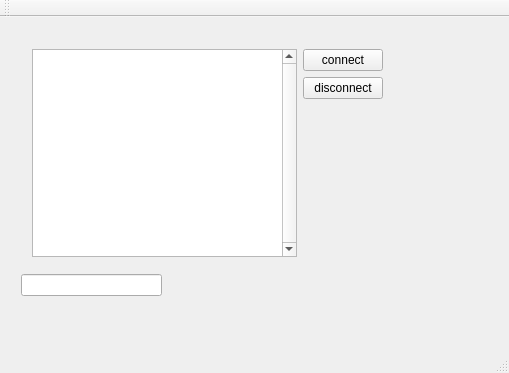
<?xml version="1.0" encoding="UTF-8"?>
<ui version="4.0">
 <class>MainWindow</class>
 <widget class="QMainWindow" name="MainWindow">
  <property name="enabled">
   <bool>true</bool>
  </property>
  <property name="geometry">
   <rect>
    <x>0</x>
    <y>0</y>
    <width>509</width>
    <height>373</height>
   </rect>
  </property>
  <property name="windowTitle">
   <string>QTCPClient</string>
  </property>
  <property name="styleSheet">
   <string notr="true"/>
  </property>
  <widget class="QWidget" name="centralWidget">
   <property name="autoFillBackground">
    <bool>true</bool>
   </property>
   <widget class="QWidget" name="mywidget" native="true">
    <property name="geometry">
     <rect>
      <x>10</x>
      <y>10</y>
      <width>395</width>
      <height>280</height>
     </rect>
    </property>
    <layout class="QVBoxLayout" name="verticalLayout_2">
     <item>
      <widget class="QWidget" name="widget" native="true">
       <layout class="QHBoxLayout" name="horizontalLayout_2">
        <item>
         <widget class="QTextBrowser" name="textBrowser_receivedMessages">
          <property name="font">
           <font>
            <family>Arial</family>
            <pointsize>9</pointsize>
           </font>
          </property>
          <property name="verticalScrollBarPolicy">
           <enum>Qt::ScrollBarAlwaysOn</enum>
          </property>
          <property name="horizontalScrollBarPolicy">
           <enum>Qt::ScrollBarAlwaysOff</enum>
          </property>
          <property name="sizeAdjustPolicy">
           <enum>QAbstractScrollArea::AdjustToContents</enum>
          </property>
          <property name="documentTitle">
           <string/>
          </property>
         </widget>
        </item>
        <item>
         <layout class="QVBoxLayout" name="verticalLayout">
          <item>
           <widget class="QPushButton" name="connectbtn">
            <property name="text">
             <string>connect</string>
            </property>
           </widget>
          </item>
          <item>
           <widget class="QPushButton" name="disconnectbtn">
            <property name="text">
             <string>disconnect</string>
            </property>
           </widget>
          </item>
          <item>
           <spacer name="verticalSpacer">
            <property name="orientation">
             <enum>Qt::Vertical</enum>
            </property>
            <property name="sizeHint" stdset="0">
             <size>
              <width>20</width>
              <height>40</height>
             </size>
            </property>
           </spacer>
          </item>
         </layout>
        </item>
       </layout>
      </widget>
     </item>
     <item>
      <layout class="QHBoxLayout" name="horizontalLayout">
       <item>
        <widget class="QLineEdit" name="lineEdit_message">
         <property name="sizePolicy">
          <sizepolicy hsizetype="Expanding" vsizetype="Fixed">
           <horstretch>0</horstretch>
           <verstretch>0</verstretch>
          </sizepolicy>
         </property>
         <property name="styleSheet">
          <string notr="true"/>
         </property>
        </widget>
       </item>
       <item>
        <widget class="QPushButton" name="pushButton_sendMessage">
         <property name="styleSheet">
          <string notr="true"/>
         </property>
         <property name="text">
          <string/>
         </property>
         <property name="icon">
          <iconset resource="ResourceClient.qrc">
           <normaloff>:/image/send_message.png</normaloff>:/image/send_message.png</iconset>
         </property>
         <property name="checkable">
          <bool>false</bool>
         </property>
         <property name="flat">
          <bool>true</bool>
         </property>
        </widget>
       </item>
       <item>
        <widget class="QPushButton" name="pushButton_sendAttachment">
         <property name="styleSheet">
          <string notr="true"/>
         </property>
         <property name="text">
          <string/>
         </property>
         <property name="icon">
          <iconset resource="ResourceClient.qrc">
           <normaloff>:/image/send_file.png</normaloff>:/image/send_file.png</iconset>
         </property>
         <property name="flat">
          <bool>true</bool>
         </property>
        </widget>
       </item>
       <item>
        <spacer name="horizontalSpacer">
         <property name="orientation">
          <enum>Qt::Horizontal</enum>
         </property>
         <property name="sizeHint" stdset="0">
          <size>
           <width>55</width>
           <height>20</height>
          </size>
         </property>
        </spacer>
       </item>
      </layout>
     </item>
    </layout>
   </widget>
  </widget>
  <widget class="QMenuBar" name="menuBar">
   <property name="geometry">
    <rect>
     <x>0</x>
     <y>0</y>
     <width>509</width>
     <height>21</height>
    </rect>
   </property>
  </widget>
  <widget class="QToolBar" name="mainToolBar">
   <attribute name="toolBarArea">
    <enum>TopToolBarArea</enum>
   </attribute>
   <attribute name="toolBarBreak">
    <bool>false</bool>
   </attribute>
  </widget>
  <widget class="QStatusBar" name="statusBar"/>
 </widget>
 <layoutdefault spacing="6" margin="11"/>
 <resources>
  <include location="ResourceClient.qrc"/>
 </resources>
 <connections/>
</ui>
